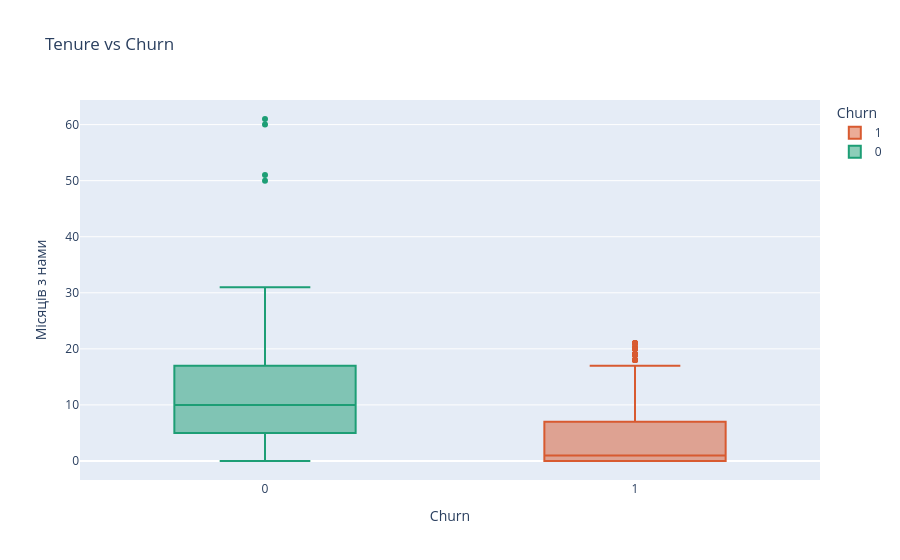

This figure's notebook cell:
### Code cell
fig3 = px.box(
    df, x='Churn', y='Tenure',
    title='Tenure vs Churn',
    labels={'Tenure': 'Місяців з нами', 'Churn': 'Churn'},
    color='Churn',
    color_discrete_map={0: '#1D9E75', 1: '#D85A30'}
)
fig3.show()

### Figure 1 — Plotly figure (JSON) as saved in the notebook; plotly's stock layout.template omitted (floating-point values rounded to 4 significant figures; data arrays with more than 128 entries replaced by an {"elided": "..."} marker saying what was removed)
{"data": [{"alignmentgroup": "True", "hovertemplate": "Churn=%{x}<br>Місяців з нами=%{y}<extra></extra>", "legendgroup": "1", "marker": {"color": "#D85A30"}, "name": "1", "notched": false, "offsetgroup": "1", "orientation": "v", "showlegend": true, "type": "box", "x": {"elided": "948 int values"}, "x0": " ", "xaxis": "x", "y": {"elided": "948 float values"}, "y0": " ", "yaxis": "y"}, {"alignmentgroup": "True", "hovertemplate": "Churn=%{x}<br>Місяців з нами=%{y}<extra></extra>", "legendgroup": "0", "marker": {"color": "#1D9E75"}, "name": "0", "notched": false, "offsetgroup": "0", "orientation": "v", "showlegend": true, "type": "box", "x": {"elided": "4682 int values"}, "x0": " ", "xaxis": "x", "y": {"elided": "4682 float values"}, "y0": " ", "yaxis": "y"}], "layout": {"boxmode": "overlay", "legend": {"title": {"text": "Churn"}, "tracegroupgap": 0}, "title": {"text": "Tenure vs Churn"}, "xaxis": {"anchor": "y", "categoryarray": [1, 0], "categoryorder": "array", "domain": [0, 1], "title": {"text": "Churn"}}, "yaxis": {"anchor": "x", "domain": [0, 1], "title": {"text": "Місяців з нами"}}}}
